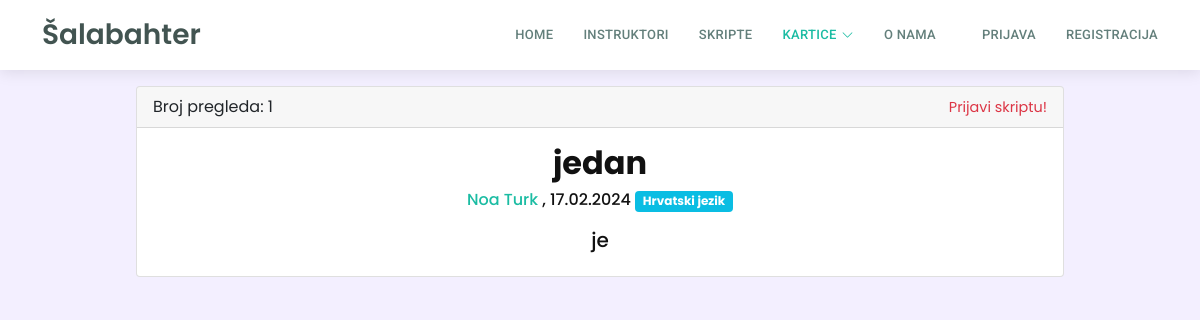
Before: /kartice/grupakartica.php?grupa_id=2 with the older database file.
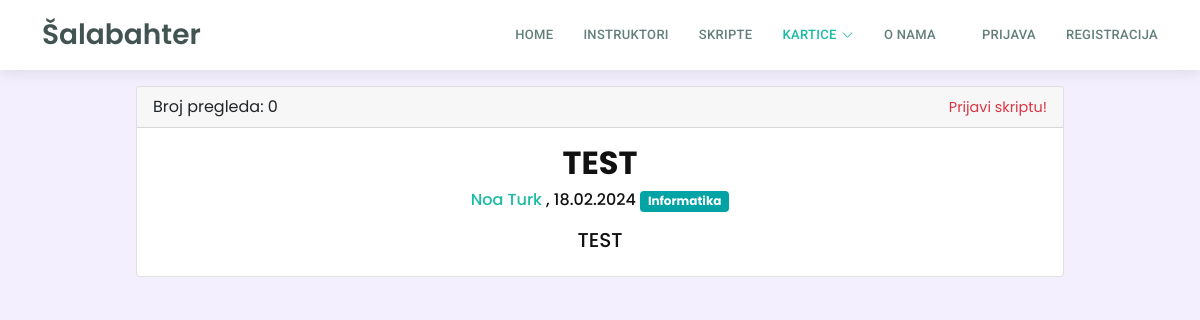
After: the same page with the newer database file.
### tables this page shows
CREATE TABLE `grupekartica` (
  `grupa_id` int(11) NOT NULL,
  `grupa_naziv` varchar(255) DEFAULT NULL,
  `grupa_opis` text DEFAULT NULL,
  `datum_kreiranja` timestamp NOT NULL DEFAULT current_timestamp(),
  `vlasnik_id` int(11) DEFAULT NULL,
  `predmet_id` int(11) DEFAULT NULL,
  `javno` tinyint(1) DEFAULT 0,
  `broj_pregleda` int(11) DEFAULT 0
);

CREATE TABLE `predmeti` (
  `predmet_id` int(11) NOT NULL,
  `naziv_predmeta` varchar(255) DEFAULT NULL,
  `predmet_boja` varchar(255) NOT NULL
);

CREATE TABLE `korisnik` (
  `korisnik_id` int(11) NOT NULL,
  `ime` varchar(50) DEFAULT NULL,
  `prezime` varchar(50) DEFAULT NULL,
  `email` varchar(100) DEFAULT NULL,
  `lozinka` varchar(255) DEFAULT NULL,
  `adresa` varchar(255) DEFAULT NULL,
  `prebivaliste` varchar(255) NOT NULL,
  `mjesto` int(5) DEFAULT NULL,
  `slika_korisnika` varchar(255) DEFAULT NULL,
  `status_korisnika` int(20) DEFAULT NULL,
  `isAdmin` tinyint(1) NOT NULL
);

### kartice/grupakartica.php (the view, shortened to what this page needs)
<?php
$con = require "../ukljucivanje/connection/spajanje.php";
$grupa_id = $_GET['grupa_id'];
$sqlGrupa = "SELECT * FROM grupekartica WHERE grupa_id = $grupa_id";
$rezultatSkripta = $con->query($sqlGrupa);
if($redSkripta = $rezultatSkripta->fetch_assoc()){
    $nazivGrupe = $redSkripta['grupa_naziv'];
    $opisGrupe = $redSkripta['grupa_opis'];
    $predmet_id = $redSkripta['predmet_id'];
    $datum = date('d.m.Y', strtotime($redSkripta['datum_kreiranja']));
    $kreator_id = $redSkripta['vlasnik_id'];
    $imePrezimeKorisnika = dohvatipodatkevlasnika($kreator_id);
    $sqlPredmet = "SELECT naziv_predmeta, predmet_boja FROM predmeti WHERE predmet_id = $predmet_id";
    $rezultatPredmet = $con->query($sqlPredmet);
    $redPredmet = $rezultatPredmet->fetch_assoc();
    $predmetNaziv = $redPredmet['naziv_predmeta'];
    $predmetBoja = $redPredmet['predmet_boja'];
}
    $sqlBrojPregleda = "SELECT broj_pregleda FROM grupekartica WHERE grupa_id = $grupa_id";
    $resultBrojPregleda = $con->query($sqlBrojPregleda);
    $rowBrojPregleda = $resultBrojPregleda->fetch_assoc();
    $brojpregleda = $rowBrojPregleda['broj_pregleda'];
function dohvatipodatkevlasnika($vlasnik_id)
{
    $con = require "../ukljucivanje/connection/spajanje.php";
    $sqlKorisnik = "SELECT ime, prezime FROM korisnik WHERE korisnik_id = $vlasnik_id";
    $resultKorisnik = $con->query($sqlKorisnik);
    $rowKorisnik = $resultKorisnik->fetch_assoc();
    $ime = $rowKorisnik['ime'];
    $prezime = $rowKorisnik['prezime'];
    return $ime . " " . $prezime;
}
?>
<!DOCTYPE html>
<html lang="hr">
<head>
    <?php include '../assets/css/stiliranjeSporedno.php'; ?>
</head>
<body>
    <?php include '../ukljucivanje/header.php'; ?>
    <div class="container mt-3">
        <div class="container">
            <div class="card mx-auto mt-3" style="width: 85%;">
                <div class="card-header">
                    <div class="row">
                        <div class="col">
                            <p class="card-text">Broj pregleda:
                                <?php echo " $brojpregleda ";?>
                            </p>
                        </div>
                        <div class="col text-right">
                            <a href="../dashboard/report.php?grupa_id=<?php echo $grupa_id; ?>"
                            class="text text-danger" style="font-size: 0.9rem;" aria-readonly="true">Prijavi skriptu!</a>
                        </div>
                    </div>
                </div>
                <div class="card-body">
                    <h2 class="card-title" style="font-family: Poppins; text-align: center;"><b>
                            <?php echo "$nazivGrupe"; ?>
                        </b></h2>
                    <h6 class="card-info" style="font-family: Poppins; text-align: center;"> <a class="link"
                            href="../profil?korisnik=<?php echo $kreator_id ?>">
                            <?php echo $imePrezimeKorisnika ?>
                        </a>,
                        <?php echo "$datum   ";  echo '<span class="badge" style="background-color: ' . $predmetBoja . ';">' . $predmetNaziv . '</span> '; ?>
                    </h6>
                    <h5 class="card-text mt-3" style="font-family: Poppins; text-align: center;">
                        <?php echo "$opisGrupe"; ?>
                    </h5>
            </div>
        </div>
    </div>
</body>
</html>

Changed rows visible on the page:
no longer on this page (row unchanged): predmeti: naziv_predmeta "Hrvatski jezik"
changed grupekartica "Noa Turk": broj_pregleda "1" → "0"; grupa_naziv "jedan" → "TEST"; datum_kreiranja "17.02.2024" → "18.02.2024"; grupa_opis "je" → "TEST"
now on this page (row unchanged): predmeti: naziv_predmeta "Informatika"
